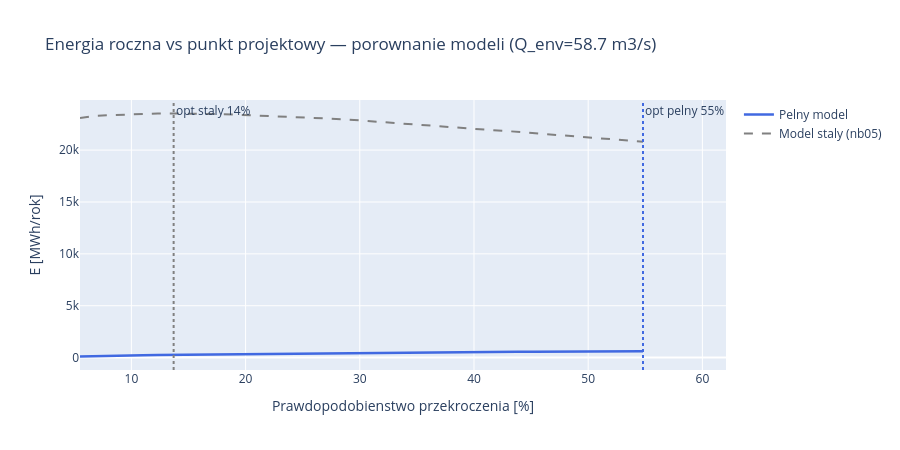

Notebook source saved alongside this figure:
### Markdown cell above
---
## Krok 6: Optymalizacja punktu projektowego z pelnym modelem

W nb 05 optymalizowalismy dzien instalacyjny ze stalym $\\eta$. Tutaj robimy
to samo z **pelnym modelem** — i porownujemy obie krzywe.

**Prompt do LLM:**
> *"Dla dni instalacyjnych 20..200 (krok 5) wywolaj `compute_power` i zbierz
> energie roczna. Porownaj z modelem stalym. Wyznacz optimum w obu przypadkach."*

**Uzyte funkcje:** `compute_power`, `compute_power_constant_eta`, `annual_energy`.

### Code cell
# Sweep dnia instalacyjnego — wolniej niz nb 05 (compute_power liczy duzo)
# wiec idziemy z wiekszym krokiem. Zachowujemy Q_env we wszystkich wariantach.
days = np.arange(20, 201, 5)
rows = []
for d in days:
    Q_total = float(Q_sorted[d - 1])
    Q_d = Q_total / N_TURBINES
    H_d = float(H_gross[d - 1])

    # Pelny model (z Q_env)
    r_full = compute_power(Q_sorted, H_gross, Q_d, N_TURBINES,
                           turbine_type, loss_fns=loss_fns, H_design=H_d, Q_env=Q_ENV)
    E_full = annual_energy(r_full)
    P_inst = 998 * 9.81 * Q_d * H_d * turbine_type.eta_peak / 1000.0 * N_TURBINES

    # Model staly (nb05) — tez z Q_env, zeby porownanie bylo uczciwe
    r_simple = compute_power_constant_eta(
        Q_sorted, H_gross, Q_total, N_TURBINES,
        Q_min_fraction=turbine_type.Q_ratio_min, eta_total=0.848, Q_env=Q_ENV)
    E_simple_d = annual_energy(r_simple)

    rows.append({
        'install_day': d,
        'install_pct': round(d / len(Q_sorted) * 100, 1),
        'Q_total_design': Q_total,
        'P_installed_kW': P_inst,
        'E_full_MWh': E_full,
        'E_simple_MWh': E_simple_d,
        'roznica_pct': (E_full / E_simple_d - 1) * 100 if E_simple_d > 0 else 0,
    })
df_sweep = pd.DataFrame(rows)

best_full = df_sweep.loc[df_sweep['E_full_MWh'].idxmax()]
best_simple = df_sweep.loc[df_sweep['E_simple_MWh'].idxmax()]
print(f'Optimum pelnego modelu:   dzien {int(best_full["install_day"])} '
      f'({best_full["install_pct"]:.0f}%), E = {best_full["E_full_MWh"]:.0f} MWh, '
      f'P = {best_full["P_installed_kW"]:.0f} kW')
print(f'Optimum modelu stalego:   dzien {int(best_simple["install_day"])} '
      f'({best_simple["install_pct"]:.0f}%), E = {best_simple["E_simple_MWh"]:.0f} MWh, '
      f'P = {best_simple["P_installed_kW"]:.0f} kW')

# Wykres
fig = go.Figure()
fig.add_trace(go.Scatter(x=df_sweep['install_pct'], y=df_sweep['E_full_MWh'],
    mode='lines', name='Pelny model', line=dict(color='royalblue', width=2.5)))
fig.add_trace(go.Scatter(x=df_sweep['install_pct'], y=df_sweep['E_simple_MWh'],
    mode='lines', name='Model staly (nb05)',
    line=dict(color='gray', width=2, dash='dash')))
fig.add_vline(x=best_full['install_pct'], line_color='royalblue', line_dash='dot',
    annotation_text=f'opt pelny {best_full["install_pct"]:.0f}%')
fig.add_vline(x=best_simple['install_pct'], line_color='gray', line_dash='dot',
    annotation_text=f'opt staly {best_simple["install_pct"]:.0f}%')
fig.update_layout(
    title=f'Energia roczna vs punkt projektowy — porownanie modeli (Q_env={Q_ENV:.1f} m3/s)',
    xaxis_title='Prawdopodobienstwo przekroczenia [%]',
    yaxis_title='E [MWh/rok]', height=450, hovermode='x unified',
)
fig.show()

### Figure 1 — Plotly figure (JSON) as saved in the notebook; plotly's stock layout.template omitted (floating-point values rounded to 4 significant figures)
{"data": [{"line": {"color": "royalblue", "width": 2.5}, "mode": "lines", "name": "Pelny model", "type": "scatter", "x": [5.5, 6.8, 8.2, 9.6, 11.0, 12.3, 13.7, 15.1, 16.4, 17.8, 19.2, 20.5, 21.9, 23.3, 24.7, 26.0, 27.4, 28.8, 30.1, 31.5, 32.9, 34.2, 35.6, 37.0, 38.4, 39.7, 41.1, 42.5, 43.8, 45.2, 46.6, 47.9, 49.3, 50.7, 52.1, 53.4, 54.8], "y": [108.4, 152.9, 182.7, 212.9, 234.5, 257.9, 273.3, 296.4, 319.5, 334.9, 349.5, 371.0, 385.5, 399.9, 413.8, 427.8, 441.6, 455.0, 469.5, 476.0, 489.0, 495.7, 508.3, 520.8, 526.9, 537.9, 542.9, 547.4, 558.0, 568.1, 573.4, 583.0, 587.2, 597.2, 601.8, 611.9, 617.0]}, {"line": {"color": "gray", "dash": "dash", "width": 2}, "mode": "lines", "name": "Model staly (nb05)", "type": "scatter", "x": [5.5, 6.8, 8.2, 9.6, 11.0, 12.3, 13.7, 15.1, 16.4, 17.8, 19.2, 20.5, 21.9, 23.3, 24.7, 26.0, 27.4, 28.8, 30.1, 31.5, 32.9, 34.2, 35.6, 37.0, 38.4, 39.7, 41.1, 42.5, 43.8, 45.2, 46.6, 47.9, 49.3, 50.7, 52.1, 53.4, 54.8], "y": [23090.0, 23300.0, 23370.0, 23430.0, 23470.0, 23520.0, 23530.0, 23520.0, 23470.0, 23460.0, 23410.0, 23360.0, 23300.0, 23260.0, 23190.0, 23120.0, 23030.0, 22950.0, 22840.0, 22730.0, 22610.0, 22520.0, 22390.0, 22260.0, 22170.0, 22060.0, 21960.0, 21870.0, 21760.0, 21650.0, 21550.0, 21420.0, 21320.0, 21220.0, 21080.0, 20950.0, 20810.0]}], "layout": {"annotations": [{"showarrow": false, "text": "opt pelny 55%", "x": 54.8, "xanchor": "left", "xref": "x", "y": 1, "yanchor": "top", "yref": "y domain"}, {"showarrow": false, "text": "opt staly 14%", "x": 13.7, "xanchor": "left", "xref": "x", "y": 1, "yanchor": "top", "yref": "y domain"}], "height": 450, "hovermode": "x unified", "shapes": [{"line": {"color": "royalblue", "dash": "dot"}, "type": "line", "x0": 54.8, "x1": 54.8, "xref": "x", "y0": 0, "y1": 1, "yref": "y domain"}, {"line": {"color": "gray", "dash": "dot"}, "type": "line", "x0": 13.7, "x1": 13.7, "xref": "x", "y0": 0, "y1": 1, "yref": "y domain"}], "title": {"text": "Energia roczna vs punkt projektowy — porownanie modeli (Q_env=58.7 m3/s)"}, "xaxis": {"title": {"text": "Prawdopodobienstwo przekroczenia [%]"}}, "yaxis": {"title": {"text": "E [MWh/rok]"}}}}
